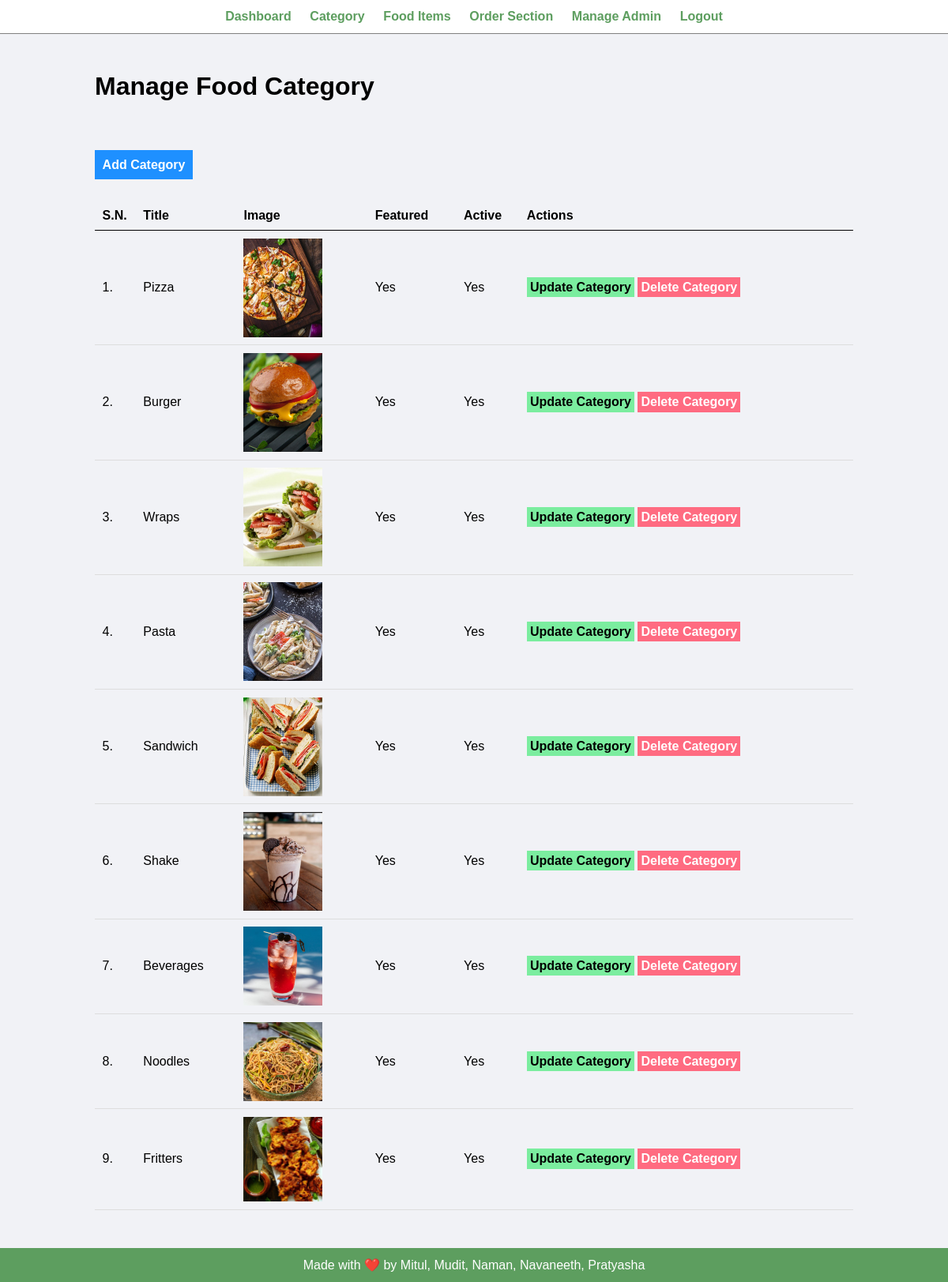
The app's page /admin/manage-category.php (signed in) with its own data.
### tables this page shows
CREATE TABLE `tbl_category` (
  `id` int(10) UNSIGNED NOT NULL,
  `title` varchar(100) NOT NULL,
  `image_name` varchar(255) NOT NULL,
  `featured` varchar(10) NOT NULL,
  `active` varchar(10) NOT NULL
);

### admin/manage-category.php (the view, shortened to what this page needs)
<?php include('partials/menu.php'); ?>
<div class="main-content">
    <div class="wrapper">
        <h1>Manage Food Category</h1>
        <br /><br />
        <br><br>
                <a href="<?php echo SITEURL; ?>admin/add-category.php" class="btn-primary">Add Category</a>
                <br /><br /><br />
                <table class="tbl-full">
                    <tr>
                        <th>S.N.</th>
                        <th>Title</th>
                        <th>Image</th>
                        <th>Featured</th>
                        <th>Active</th>
                        <th>Actions</th>
                    </tr>
                    <?php
                        $sql = "SELECT * FROM tbl_category";
                        $res = mysqli_query($conn, $sql);
                        $count = mysqli_num_rows($res);
                        $sn=1;
                        if($count>0)
                        {
                            while($row=mysqli_fetch_assoc($res))
                            {
                                $id = $row['id'];
                                $title = $row['title'];
                                $image_name = $row['image_name'];
                                $featured = $row['featured'];
                                $active = $row['active'];
                                ?>
                                    <tr>
                                        <td><?php echo $sn++; ?>. </td>
                                        <td><?php echo $title; ?></td>
                                        <td>
                                            <?php
                                                if($image_name!="")
                                                {
                                                    ?>
                                                    <img src="<?php echo SITEURL; ?>images/category/<?php echo $image_name; ?>" width="100px" >
                                                    <?php
                                                }
                                                else
                                                {
                                                    echo "<div class='error'>Image not Added.</div>";
                                                }
                                            ?>
                                        </td>
                                        <td><?php echo $featured; ?></td>
                                        <td><?php echo $active; ?></td>
                                        <td>
                                            <a href="<?php echo SITEURL; ?>admin/update-category.php?id=<?php echo $id; ?>" class="btn-secondary">Update Category</a>
                                            <a href="<?php echo SITEURL; ?>admin/delete-category.php?id=<?php echo $id; ?>&image_name=<?php echo $image_name; ?>" class="btn-danger">Delete Category</a>
                                        </td>
                                    </tr>
                                <?php
                            }
                        }
                        else
                        {
                            ?>
                            <tr>
                                <td colspan="6"><div class="error">No Category Added.</div></td>
                            </tr>
                            <?php
                        }
                    ?>
                </table>
    </div>
</div>
<?php include('partials/footer.php'); ?>

### css/admin.css (style rules this page uses)
* { margin: 0; padding: 0; font-family: Arial, Helvetica, sans-serif; }
.wrapper { padding: 1%; width: 80%; margin: 0 auto; }
.tbl-full { width: 100%; }
table { border-collapse: collapse; width: 100%; }
th, td { padding: 8px; text-align: left; border-bottom: 1px solid #ddd; }
table tr th { border-bottom: 1px solid black; padding: 1%; text-align: left; }
table tr td { padding: 1%; }
.btn-primary { background-color: #1e90ff; padding: 1%; color: white; text-decoration: none; font-weight: bold; }
.btn-secondary { background-color: #7bed9f; padding: 1%; color: black; text-decoration: none; font-weight: bold; }
.btn-danger { background-color: #ff6b81; padding: 1%; color: white; text-decoration: none; font-weight: bold; }
.main-content { background-color: #f1f2f6; padding: 3% 0; }

### records on screen
tbl_category: title "Pizza", image_name (picture), featured "Yes", active "Yes"
tbl_category: title "Burger", image_name (picture), featured "Yes", active "Yes"
tbl_category: title "Wraps", image_name (picture), featured "Yes", active "Yes"
tbl_category: title "Pasta", image_name (picture), featured "Yes", active "Yes"
tbl_category: title "Sandwich", image_name (picture), featured "Yes", active "Yes"
tbl_category: title "Shake", image_name (picture), featured "Yes", active "Yes"
tbl_category: title "Beverages", image_name (picture), featured "Yes", active "Yes"
tbl_category: title "Noodles", image_name (picture), featured "Yes", active "Yes"
tbl_category: title "Fritters", image_name (picture), featured "Yes", active "Yes"
